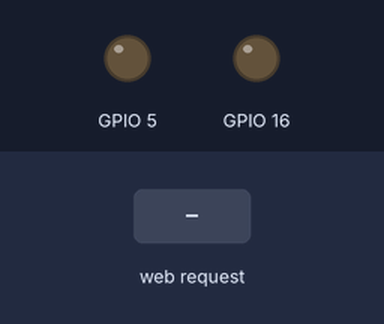
Bench run of a sketch on a simulated ESP8266 (NodeMCU). On the bench: output pins drawn as LEDs (lit = HIGH). The test bench sets the inputs (shaded band). WiFi joins after 1.5 s; servers stay silent unless stated; what the sketch prints to the serial monitor is not drawn.

Above: at 2.7 s.
2.8 s: HTTP request GET /led-green-on received
At 4.0 s:
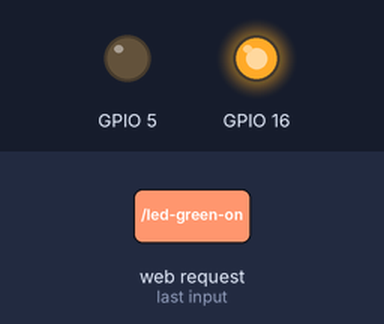
4.3 s: HTTP request GET /led-yellow-on received
At 5.2 s:
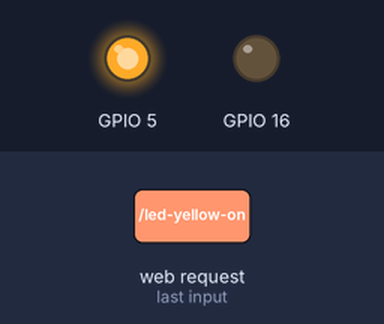
Timing chart, 0 to 7.3 s (numbered marks = the images above; inputs shaded):
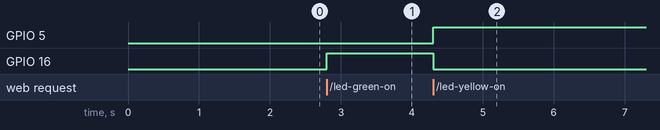

The sketch:

ImageServer.ino
```cpp
#include <ESP8266WiFi.h>
#include <WiFiClient.h>
#include <ESP8266WebServer.h>
#include <ESP8266mDNS.h>

const char* ssid = "Tekkies";
const char* password = "the!Pass4TK";

ESP8266WebServer server(80);

void handleNotFound(){
  String message = "File Not Found\n\n";
  message += "URI: ";
  message += server.uri();
  message += "\nMethod: ";
  message += (server.method() == HTTP_GET)?"GET":"POST";
  message += "\nArguments: ";
  message += server.args();
  message += "\n";
  for (uint8_t i=0; i<server.args(); i++){
    message += " " + server.argName(i) + ": " + server.arg(i) + "\n";
  }
  server.send(404, "text/plain", message);;
}

void setup(void){
  pinMode(16, OUTPUT);
  pinMode(5, OUTPUT);
  digitalWrite(16, LOW);
  digitalWrite(5, LOW);

  Serial.begin(115200);
  WiFi.mode(WIFI_STA);
  WiFi.begin(ssid, password);
  Serial.println("");

  // Wait for connection
  while (WiFi.status() != WL_CONNECTED) {
    delay(500);
    Serial.print(".");
  }
  Serial.println("");
  Serial.print("Connected to ");
  Serial.println(ssid);
  Serial.print("IP address: ");
  Serial.println(WiFi.localIP());

  if (MDNS.begin("esp8266")) {
    Serial.println("MDNS responder started");
  }

  server.on("/led-green-on", [](){
    digitalWrite(16, HIGH);
    digitalWrite(5, LOW);
    server.send(200, "text/plain", "the green led is on");
  });

  server.on("/led-yellow-on", [](){
    digitalWrite(16, LOW);
    digitalWrite(5, HIGH);
    server.send(200, "text/plain", "the yellow led is on");
  });

  server.onNotFound(handleNotFound);

  server.begin();
  Serial.println("HTTP server started");
}

void loop(void){
  server.handleClient();
}
```

Measured:
- after the input at 2.8 s, GPIO 16: LOW → HIGH at once
- after the input at 4.3 s, GPIO 5: LOW → HIGH at once; GPIO 16: HIGH → LOW at once
